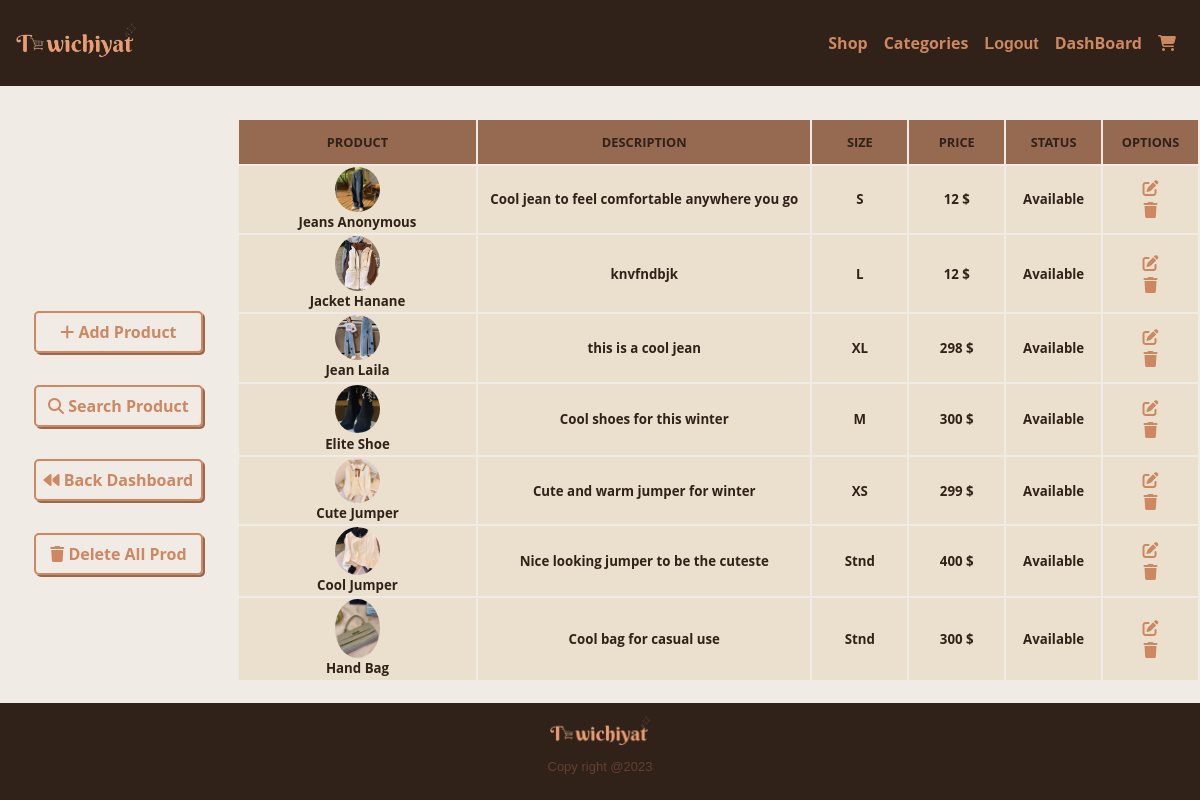
The app's page /dashboard/product_area/ (signed in) with its own data.
### userP/models.py (models this page shows, shortened)
class Profile(models.Model):
    Women = 'Women'
    Men = 'Men'
    GENDER_CHOICES = (
        (Women, 'Women'),
        (Men, 'Men')
    )
    user = models.OneToOneField(User, related_name='userprofile', on_delete=models.CASCADE)
    is_vendor = models.BooleanField(default=False)
    address = models.CharField(max_length=150)
    phone_nbr = models.CharField(max_length=30)
    gender = models.CharField(max_length=50, choices=GENDER_CHOICES, default=Women)
    slugU =  models.SlugField(max_length=50,default=None)

### vendor_dashboard/models.py (models this page shows, shortened)
class Product(models.Model):
    name = models.CharField(max_length=25,default='Anonymous Product')
    type_p = models.CharField(max_length=25)
    price = models.IntegerField()
    size = models.CharField(max_length=4)
    color = models.CharField(max_length=25)
    description = models.TextField(max_length=400)
    image = models.ImageField(default='default.png', blank=True)
    date = models.DateTimeField(default=datetime.datetime.now, editable=False)
    quantity = models.IntegerField(default=1)
    author = models.ForeignKey(User , null=True, on_delete=models.CASCADE)
    status = models.CharField(max_length=14 , default="Available")

### vendor_dashboard/views.py (the view)
@login_required(login_url="/userP/login")
def product_area(request) :
    products = Product.objects.filter(author=request.user)
    return render(request , 'vendor_dashboard/product_area.html',{'products' :products})

### Store/context_processors.py (called while the page is built)
def collectionslist(request):
    return {'collectionslist':Collection.objects.filter()}

### Store/models.py (called while the page is built)
    def __str__(self):
        return self.name

### userP/context_processors.py (called while the page is built)
def profiles(request):
    return {'profiles':Profile.objects.all()}

### vendor_dashboard/templates/vendor_dashboard/product_area.html (shortened to what this page needs)
{% extends 'base_layout.html' %}
{% load static %}
{% block content %}
<div class="dashboard-container">
    <div class="options-list product-area-option">
        <a href="{% url 'vendor_dashboard:add_product' %}" name="Add Product"><span class=""><i class="fa-solid fa-plus" style="color: #CD8761;"></i></span> <span class="text-hidden">Add Product</span></a>
        <a href="{% url 'vendor_dashboard:search_product' %}" name="ProductArea"><span class=""><i class="fa-solid fa-magnifying-glass" style="color: #CD8761;"></i></span> <span class="text-hidden">Search Product</span> </a>
        <a href="{% url 'vendor_dashboard:dashboard' %}" name="Product Area"><span class=""><i class="fa-solid fa-backward" style="color: #CD8761;"></i></span> <span class="text-hidden">Back Dashboard</span> </a>
        <a href="#" name="Delete_Product"><span class=""><i class="fa-solid fa-trash" style="color: #CD8761;"></i></span> <span class="text-hidden"> Delete All Prod</span></a>
    </div>
  <div class="board">
            <table width="100%">
               <thead>
                  <tr>
                      <td>Product</td>
                      <td>Description</td>
                      <td>Size</td>
                      <td>Price</td>
                      <td>Status</td>
                      <td>Options</td>
                  </tr>
               </thead>
               <tbody>
                {% for product in products %}
                  <tr class="tr_product">
                      <td class="product">
                        <img src="{{ product.image.url }}" alt="">
                        <div class="product-inf">
                          <h5>{{ product.name }}</h5>
                        </div>
                      </td>
                      <td class="description" style="width: 35%;">
                        <h5>{{ product.description}}</h5>
                    </td>
                      <td class="size" style="width: 10%;">
                          <h5>{{ product.size}}</h5>
                      </td>
                      <td class="price" style="width: 10%;">
                            <h5>{{ product.price }} $</h5>
                      </td>
                      <td class="status" style="width: 10%;">
                          <h5>{{ product.status }}</h5>
                      </td>
                      <td class="options" style="width: 10%;">
                          <a href="{% url 'vendor_dashboard:update_product' product_id=product.id %}"><i class="fa-solid fa-pen-to-square" style="color: #CD8761;"></i></a>
                          <a href="#" name="Delete_Oneproduct"><i class="fa-solid fa-trash" style="color: #CD8761;"></i></a>
                      </td>
                  </tr>
                {% endfor %}
               </tbody>
            </table>
  </div>
</div>
{% endblock %}

### templates/base_layout.html (shortened to what this page needs)
{% load static%}
<!DOCTYPE html>
<html lang="en">
<head>
    <link rel="stylesheet" href="{% static 'styles.css'%}">
</head>
<body>
    <header class="header">
        <div class="logo-container">
          <a href="{% url 'home'%}"> <img src="{% static 'logo.png' %}" alt="logoImg"></a>
        </div>
        <nav class="nav-bar">
            <ul>
                <li class="nav-elt"><a href="{% url 'Store:shopnow' %}"><span class="hidden"> </span><span class="text-hidden">Shop</span></a></li>
                <li class="nav-elt" id="categoriesnav">
                    <a href="#"><span class="hidden"></span><span class="text-hidden">Categories</span></a>
                </li>
                {% if user.is_authenticated %}
                    <form action="{% url 'userP:logout' %}" class="logout-link" method="POST">
                        <button type="submit" class="nav-elt"><span class="hidden"></span><span class="text-hidden">Logout</span></button>
                    </form>
                    {% for p in profiles %}
                         {% if p.user == user %}
                            {% if p.is_vendor %}
                                <li class="nav-elt"><a href="{% url 'vendor_dashboard:dashboard'%}"><span class="hidden"></span><span class="text-hidden">DashBoard</span></a></li>
                            {% else %}
                                <li class="nav-elt"><a href=""><span class="hidden"><i class="fa-sharp fa-regular fa-heart" style="color: #CD8761;"></i></span><span class="text-hidden">WatchList</span></a></li>
                            {% endif %}
                        {% endif %}
                    {% endfor %}
                {% else %}
                   <li class="nav-elt"><a href="{% url 'userP:login'%}"><span class="hidden"><i class="fa-solid fa-user" style="color: #CD8761;"></i></span><span class="text-hidden">LogIn</span></a></li>
                {% endif %}
                <li class="nav-elt rounded-cart" ><a href="#"><span><i class="fa-solid fa-cart-shopping" style="color: #CD8761;"></i></span></a></li>
            </ul>
        </nav>
    </header>
    {% block content%}
    {% endblock%}
    <footer class="footer footer-absolute">
        <img src="{% static 'logo.png' %}" alt="" width="100px">
        <p class="copy-right">Copy right @2023</p>
    </footer>
</body>
</html>

### assets/styles.css (style rules this page uses)
html,body { margin: 0; padding: 0; width: 100%; height: 100%; background-color: #f0ebe4; font-family: 'Open Sans', sans-serif; }
*,*::after,*::before { box-sizing: border-box; user-select: none; }
body { position: relative; overflow: auto; display: flex; flex-direction: column; -ms-overflow-style: none; scrollbar-width: none; }
.footer { margin-top: auto; padding: 1em 4em; display: flex; flex-direction: column; justify-content: center; align-items: center; background-color: #302219; font-size: small; box-shadow: 2px 2px #62412F; }
.footer p { color: #CD8761; }
.footer-absolute { position: fixed; bottom: 0; width: 100%; }
.what-they-say .feedbacks .feedback .content-feedback p, section.about .content,.footer .copy-right { text-align: justify; color: #62412F; font-family: 'Rajdhani', sans-serif; }
header.header { padding: 1em; display: flex; flex-direction: row; align-items: center; background-color: #302219; width: 100%; }
.logo-container img { max-width: 120px; min-width: 90px; width: 100%; }
.nav-bar { margin-left: auto; }
.nav-bar ul { list-style: none; display: flex; flex-direction: row; justify-content: flex-end; }
.nav-bar ul .nav-elt { padding: 0 0.5em; font-weight: bold; }
.nav-bar ul li.nav-elt a { text-decoration: none; color: #CD8761; font-size: 1rem; }
.logout-link button { background-color: transparent; color: #CD8761; font-size: 1rem; border: none; }
.rounded-cart { position: relative; display: inline-block; }
.text-hidden { display: none; }
.dashboard-container { position: relative; display: flex; flex-direction: column; height: 100%; width: 100%; }
.dashboard-container .options-list { padding: 2em ; display: flex; flex-direction: row; justify-content: space-around; }
.dashboard-container .options-list a { padding: 0.5em; text-decoration: none; color: #CD8761; border: 2px solid #CD8761; border-radius: 5px; box-shadow: 2px 2px #966951; font-weight: bold; }
@media (min-width:700px) { .text-hidden { display: inline-block; } }
@media (min-width:700px) { .dashboard-container { display: flex; flex-direction: row; } }
@media (min-width:700px) { .dashboard-container .options-list { display: flex; flex-direction: column; margin: auto 0; } }
@media (min-width:700px) { .dashboard-container .options-list a { margin: 1em 0.1em; text-align: center; } }
.product-area-option { padding: 0.5em 3em; }
.board { flex: 1; display: flex; flex-direction: column; width: 100%; padding: 0; margin: 0; margin-top: 2em; margin-bottom: 7em; text-align: center; }
.board img { width: 100%; max-width: 45px; min-height: 45px; object-fit: cover; border-radius: 50%; }
.board table tbody { font-weight: 600; font-size: 0.6rem; color:#966951 ; }
.board .product { display: flex; justify-content: flex-start; text-align: start; }
.board .product * { margin: auto; }
table { width: 100%; }
thead tr { border-radius: 10px; border-bottom: 1px solid #CACACA; }
tbody { overflow-y: scroll; }
tbody tr { border-radius: 10px; background-color: #EBE0CD; color: #302219; border-bottom: 1px solid #CD8761; }
tbody tr td:nth-child(2) { width: 100%; display: flex; flex-direction: column; }
tbody tr td:nth-child(2) * { justify-self: center; align-self: center; }
tr td:nth-child(2) .product-inf h5:first-child { text-transform: capitalize; }
tr td:nth-child(2) .product-inf * { margin: 0.1em auto 0.1em auto ; }
thead td { font-size: 0.8rem ; text-transform: uppercase; background-color: #966951; padding: 1em 0; font-weight: bold; color: #302219; }
.options a { text-decoration: none; color: #302219 ; cursor: pointer; padding: 2em 1em; }
@media (min-width:500px) { .board table tbody { font-size: 1rem; } }
@media (min-width:500px) { .board table thead { font-size: 1.2rem; } }

### records on screen
Profile: is_vendor "DashBoard"
Product: image (picture), name "Jeans Anonymous", description "Cool jean to feel comfortable anywhere you go", size "S", price "12", status "Available"
Product: image (picture), name "Jacket Hanane", description "knvfndbjk", size "L", price "12", status "Available"
Product: image (picture), name "Jean Laila", description "this is a cool jean", size "XL", price "298", status "Available"
Product: image (picture), name "Elite Shoe", description "Cool shoes for this winter", size "M", price "300", status "Available"
Product: image (picture), name "Cute Jumper", description "Cute and warm jumper for winter", size "XS", price "299", status "Available"
Product: image (picture), name "Cool Jumper", description "Nice looking jumper to be the cuteste", size "Stnd", price "400", status "Available"
Product: image (picture), name "Hand Bag", description "Cool bag for casual use", size "Stnd", price "300", status "Available"
